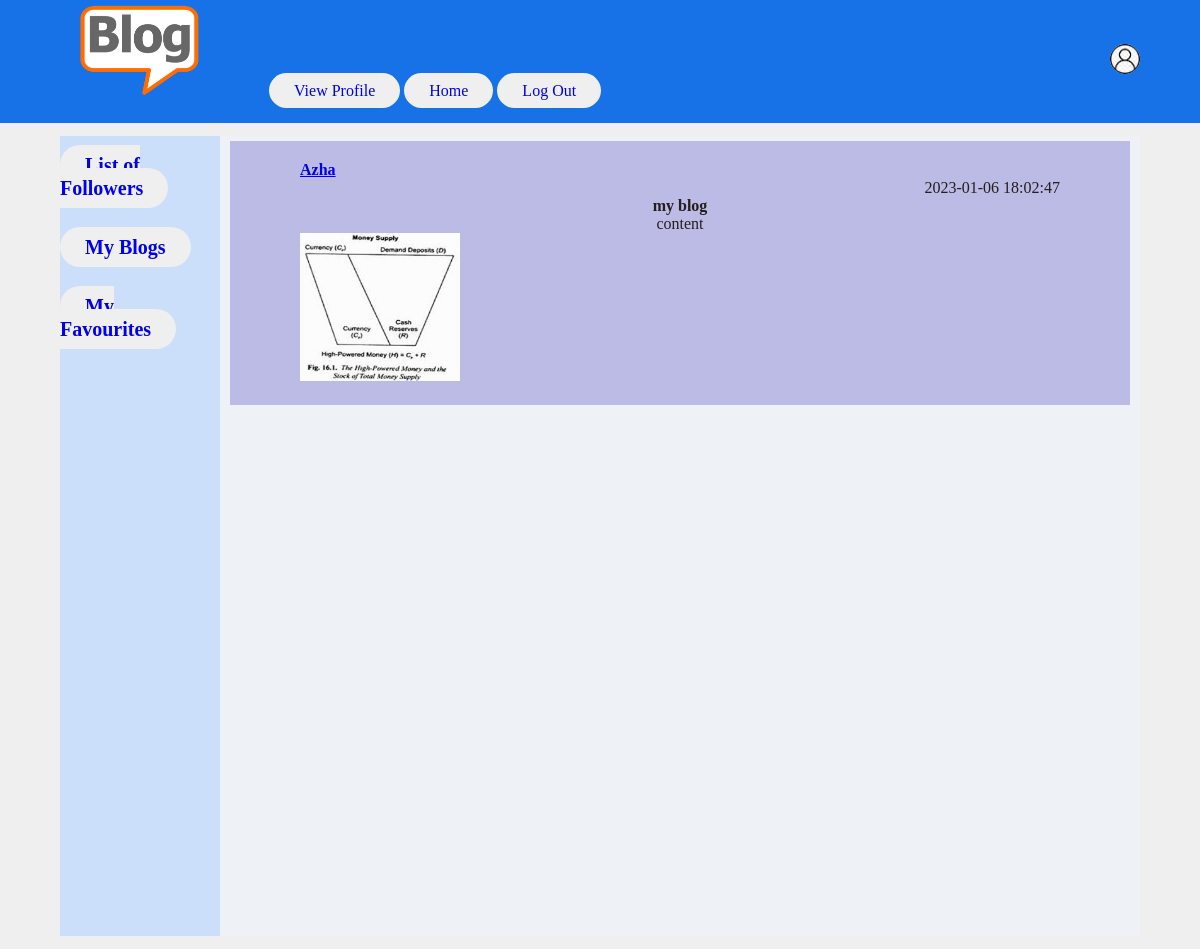
The page /Dan/favourites on the database its author committed.
### main.py (models this page shows)
class Posts(db.Model):
  post_id = db.Column(db.Integer,
                      nullable=False,
                      unique=True,
                      primary_key=True)
  user = db.Column(db.String,
                   db.ForeignKey("userdetails.username"),
                   nullable=False)
  title = db.Column(db.String, nullable=False)
  description = db.Column(db.String, nullable=False)
  content = db.Column(db.String, nullable=False)
  date = db.Column(db.String, nullable=False)

### main.py (the view)
@app.route('/<user_name>/favourites', methods=['GET', 'POST'])
def fav(user_name):
  L=Like.query.filter_by(by=user_name).all()
  POSTS=[]
  for i in L:
    P=Posts.query.filter_by(post_id=i.p_id).all()
    for j in P:
      I=Image.query.filter_by(post_id=j.post_id).first()
      if I:
        POSTS.append([j.user,
                      j.title,
                      j.content,
                      j.date[0:19],
                      j.post_id,
                      '/static/'+I.img_path])
      else:
        POSTS.append([j.user,
                      j.title,
                      j.content,
                      j.date[0:19],
                      j.post_id])
  return render_template('favourites.html',POSTS=POSTS,user_name=user_name)

### templates/favourites.html (shortened to what this page needs)
<!DOCTYPE html>
<head>
  <link rel="stylesheet" type="text/css" href={{url_for('static',filename='Style4.css')}}>
</head>
<body>
  <nav>
    <div class="l">
      <img src={{url_for('static',filename='Blog_pic.png')}} class='logo'>
      <a class="Links" href="/{{user_name}}/profile">View Profile</a>
      <a class="Links" href="/{{user_name}}/home">Home</a>
      <a class="Links" href="/login"> Log Out </a>
      <ul>
      </ul>
    </div>
    <div class="nav-user-icon">
      <img src={{url_for('static',filename='profile.jpg')}}>
    </div>
  </nav>
  <div class="container">
    <div class="lc">
      <br>
      <a class='stats1' href='/{{user_name}}/following'>List of Followers</a>
        <br>
        <br>
        <br>
        <a class='stats1' href='/{{user_name}}/blogs'>My Blogs</a>
        <br>
        <br>
        <br>
        <a class='stats1' href='/{{user_name}}/favourites'>My Favourites</a>
    </div>
    <div class="mc">
      {% for p in POSTS %}
      <div class="results">
        <a class="userlink" href = "/{{user_name}}/profileof/{{p[0]}}"><p class="pt">{{p[0]}}</p2></a>
        <p class="pd">{{p[3]}}</p>
        <p class="pu">{{p[1]}}</p>
        <p class="pc">{{p[2]}}</p>
        <img  class='pp' src={{p[5]}}>
      </div>
      {% endfor %}
    </div>
  </div>
</body>
</html>

### static/Style4.css (style rules this page uses)
* { margin: 0; padding: 0; font:-family:'poppins','sans-serif'; }
body { background: #efefef; }
.Links { padding: 9px 25px; background-color: #efefef; border: none; border-radius: 50px; box-sizing: border-box cursor: pointer; transition: all 0.3s ease 0s; position: relative; text-decoration: none; }
nav { display: flex; align-items: center; justify-content: space-between; background: #1772e8; padding: 5px 5%; position: sticky; top: 0; z-index: 100; }
.logo { width: 160px; margin-right: 45px; }
.nav-user-icon img { width: 30px; border-radius: 50%; cursor: pointer; }
.container { display:flex; justify-content: space-between; padding: 13px 5%; }
.lc { background: #cbdffa; flex-basis: 25%; position: sticky; top: 70px; align-self: flex-start; height: 100vh; }
.mc { background: #eef2f6; flex-basis: 73%; position: sticky; top: 70px; align-self: flex-start; height: 100vh; }
.results { width: 900px ; background-color: #a5a4dfb3; color: #241e1e; top: 10%; left: 20%; position:;clip transform: translate(-50%,-50%); box-sizing: border-box; padding: 20px 70px; border-color: #000; margin: 5px 10px 5px 10px }
.pu { text-align: center; font-size: 50 px; font-weight: bold; }
.pc { text-align:center; font-size: 30 px; }
.pt { text-align:left; font-size: 15 px; font-weight: bold; }
.userlink { text-align: top; font-size: 10 px; font-weight: bold; }
.stats1 { text-align: center; font-size: 20px; font-weight: bold; font-family: "Lucida Console"; }
.pp { width: 160px; margin-right: 95px; }
.stats1 { padding: 9px 25px; background-color: #efefef; border: none; border-radius: 50px; box-sizing: border-box cursor: pointer; transition: all 0.3s ease 0s; position: relative; text-decoration: none; }
.pd { text-align: right; font-size: 20 px; }

### rows shown on the page
Posts: user "Azha", date "2023-01-06 18:02:47", title "my blog", content "content"
